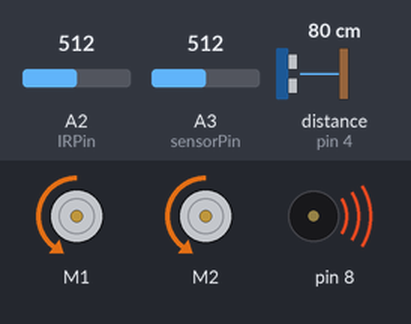
A sketch run on a simulated Arduino Uno, built with avr-gcc and run on an emulated ATmega328P. Parts: 2 × DC motor (green arrow = forward, orange = backward, longer = faster), buzzer (waves = sounding). The test bench sets the inputs (shaded band); at power-on: distance to the obstacle (sensor on pin 4) 80 cm, A2 (IRPin) = 512, A3 (sensorPin) = 512. Random numbers use the default seed unless the sketch sets one. At 6.0 s the program stops and its outputs stay as they are.

Above: at 1.2 s.
1.3 s: distance to the obstacle (sensor on pin 4) set to 2 cm
At 1.3 s:
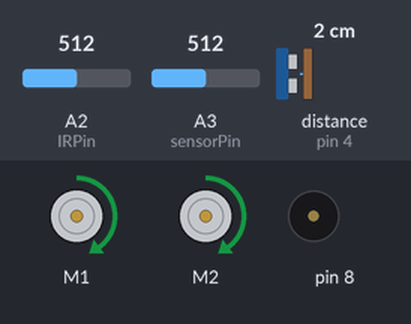
6.0 s: A2 (IRPin) set to 160
At 6.8 s:
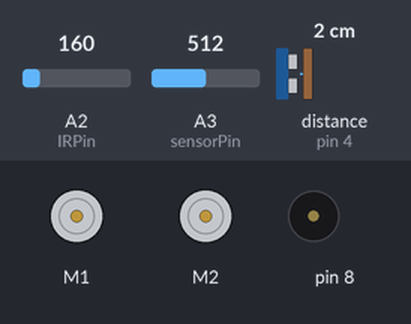
Timing chart, 0 to 7.5 s (numbered marks = the images above; inputs shaded):
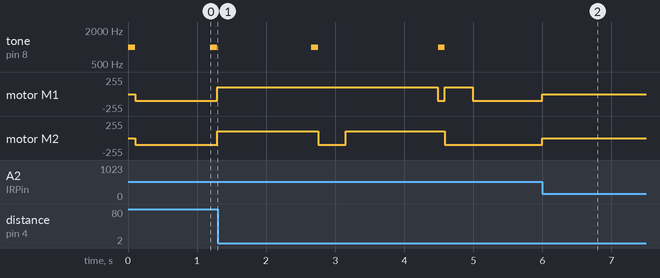

Measured:
- by itself, tone on pin 8: alternates 1000 Hz for 0.10 s and silent for 1.7 s

The sketch:

mBot_sweeper.ino
```cpp
#include <MeMCore.h>
MeUltrasonicSensor ultraSensor(PORT_4);
MeLineFollower lineFinder(PORT_2);
MeDCMotor leftMotor(M1);
MeDCMotor rightMotor(M2);
MeBuzzer buzzer;
const int sensorPin = A3;
const int IRPin = A2;
#define SAFE_DISTANCE 10
#define IR_DETECT_THRESHOLD 170
unsigned long lastTurnTime = 0;
unsigned long turnInterval = 0;

void setup() {
    Serial.begin(115200);
    randomSeed(analogRead(0));
    lastTurnTime = millis();
    turnInterval = random(3000, 5000);
}

void loop() {
    int sensorState = lineFinder.readSensors();
    int distance = ultraSensor.distanceCm();
    int sensorValue = analogRead(sensorPin);

    killBot();

    if(sensorValue > 20) {
        buzzer.tone(1000, 100);
    } else {
        buzzer.noTone();
    }
    if (distance > 0 && distance < SAFE_DISTANCE) {
        avoidObstacle();
        lastTurnTime = millis();
        turnInterval = random(3000, 5000);
        return;
    }
    switch (sensorState) {
        case S1_IN_S2_OUT:
            moveBack();
            turnRight();
            break;
        case S1_OUT_S2_IN:
            moveBack();
            turnLeft();
            break;
        case S1_OUT_S2_OUT:
            moveForward();
            break;
        case S1_IN_S2_IN:
            avoidLine();
            break;
    }
}

void moveForward() {
    leftMotor.run(-100);
    rightMotor.run(100);
}

void stop() {
    leftMotor.run(0);
    rightMotor.run(0);
}

void turnLeft() {
    int turnAngle = random(90, 180);
    leftMotor.run(100);
    rightMotor.run(100);

    unsigned long turnStartTime = millis();
    unsigned long turnTime = map(turnAngle, 0, 180, 500, 1500);

    while (millis() - turnStartTime < turnTime) {
        killBot();}
}

void turnRight() {
    int turnAngle = random(90, 180);
    leftMotor.run(-100);
    rightMotor.run(-100);
    unsigned long turnStartTime = millis();
    unsigned long turnTime = map(turnAngle, 0, 180, 500, 1500);

    while (millis() - turnStartTime < turnTime) {
        killBot();
    }
}

void avoidLine() {
    int turnDirection = random(0, 2);

    if (turnDirection == 0) {
        turnLeft();
    } else {
        turnRight();
    }
}

void avoidObstacle() {
    stop();
    leftMotor.run(100);
    rightMotor.run(-100);
    unsigned long turnStartTime = millis();
    while (millis() - turnStartTime < 400) {
        killBot();
    }
    if (random(0, 2) == 0) {
        turnLeft();
    } else {
        turnRight();
    }
    moveForward();
}

void killBot() {
    if (analogRead(IRPin) < IR_DETECT_THRESHOLD) {
      while(true){
        stop();}
    }
}

void moveBack() {
    leftMotor.run(100);
    rightMotor.run(-100);
    unsigned long moveStartTime = millis();
    while (millis() - moveStartTime < 500) {
        killBot();
    }
}
```
